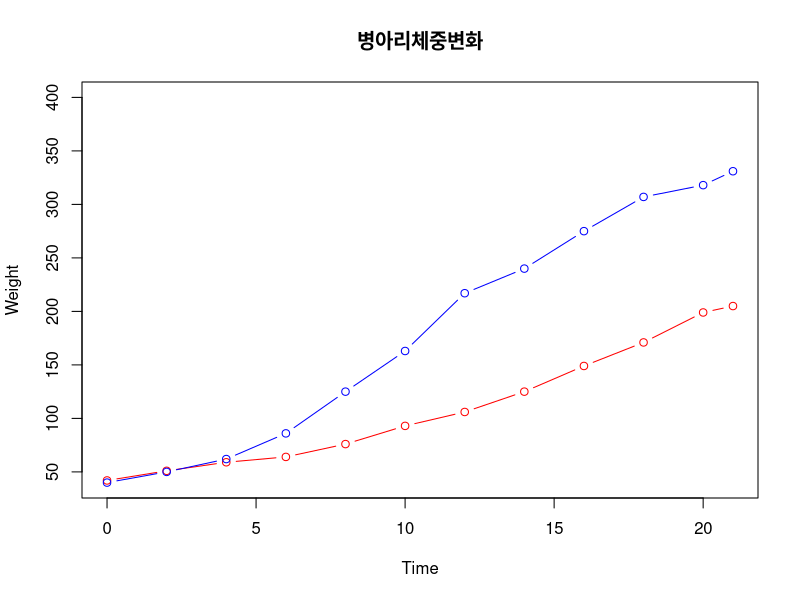

Generate this figure with R:
c1 <- subset(ChickWeight, Chick==1)
c21 <- subset(ChickWeight, Chick==21)

plot(c1$Time,                              # x data
     c1$weight,                            # y data
     main='병아리체중변화',
     type='b',                             # 그래프의 종류 선택(알파벳). 
     lty=1,                                # 선의 종류(line type) 선택
     col='red',                            # 선의 색깔 선택          
     xlab='Time',                          # x축 레이블
     ylab='Weight',                        # y축 레이블
     ylim=c(40,400)                        # y값 범위         
)
lines(c21$Time,                            # x data
      c21$weight,                          # y data
      type='b',                            # 선의 종류(line type) 선택
      col='blue')                          # 선의 색깔 선택